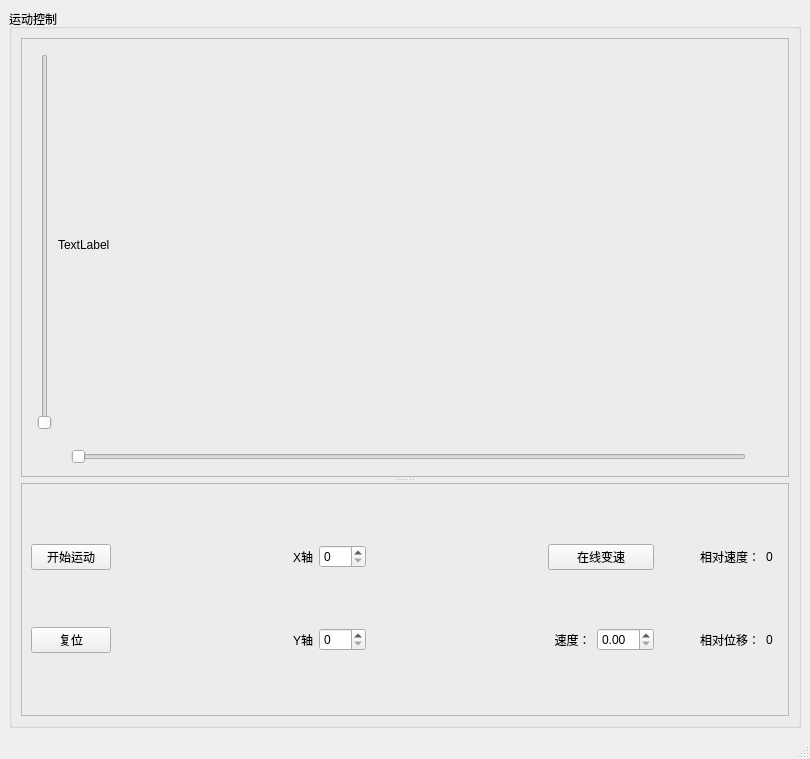
<?xml version="1.0" encoding="UTF-8"?>
<ui version="4.0">
 <class>control_test</class>
 <widget class="QMainWindow" name="control_test">
  <property name="geometry">
   <rect>
    <x>0</x>
    <y>0</y>
    <width>810</width>
    <height>759</height>
   </rect>
  </property>
  <property name="windowTitle">
   <string>MainWindow</string>
  </property>
  <widget class="QWidget" name="centralwidget">
   <layout class="QGridLayout" name="gridLayout_4">
    <item row="0" column="0">
     <widget class="QGroupBox" name="groupBox">
      <property name="title">
       <string>运动控制</string>
      </property>
      <layout class="QGridLayout" name="gridLayout_3">
       <item row="0" column="0">
        <widget class="QSplitter" name="splitter">
         <property name="orientation">
          <enum>Qt::Vertical</enum>
         </property>
         <property name="handleWidth">
          <number>6</number>
         </property>
         <widget class="QFrame" name="frame_2">
          <property name="frameShape">
           <enum>QFrame::StyledPanel</enum>
          </property>
          <property name="frameShadow">
           <enum>QFrame::Raised</enum>
          </property>
          <layout class="QGridLayout" name="gridLayout_2">
           <item row="1" column="1">
            <widget class="QSlider" name="sld_Y">
             <property name="maximum">
              <number>100</number>
             </property>
             <property name="orientation">
              <enum>Qt::Vertical</enum>
             </property>
            </widget>
           </item>
           <item row="2" column="0" rowspan="3" colspan="2">
            <spacer name="verticalSpacer_2">
             <property name="orientation">
              <enum>Qt::Vertical</enum>
             </property>
             <property name="sizeHint" stdset="0">
              <size>
               <width>20</width>
               <height>37</height>
              </size>
             </property>
            </spacer>
           </item>
           <item row="4" column="2">
            <widget class="QLabel" name="label_2">
             <property name="text">
              <string/>
             </property>
            </widget>
           </item>
           <item row="4" column="4">
            <spacer name="horizontalSpacer_3">
             <property name="orientation">
              <enum>Qt::Horizontal</enum>
             </property>
             <property name="sizeType">
              <enum>QSizePolicy::Fixed</enum>
             </property>
             <property name="sizeHint" stdset="0">
              <size>
               <width>27</width>
               <height>20</height>
              </size>
             </property>
            </spacer>
           </item>
           <item row="0" column="2" rowspan="4" colspan="3">
            <widget class="LabelMap" name="lbl_Map_Show">
             <property name="enabled">
              <bool>true</bool>
             </property>
             <property name="text">
              <string>TextLabel</string>
             </property>
            </widget>
           </item>
           <item row="4" column="3">
            <widget class="QSlider" name="sld_X">
             <property name="maximum">
              <number>100</number>
             </property>
             <property name="orientation">
              <enum>Qt::Horizontal</enum>
             </property>
            </widget>
           </item>
          </layout>
         </widget>
         <widget class="QFrame" name="frame">
          <property name="frameShape">
           <enum>QFrame::StyledPanel</enum>
          </property>
          <property name="frameShadow">
           <enum>QFrame::Raised</enum>
          </property>
          <layout class="QGridLayout" name="gridLayout">
           <item row="2" column="10">
            <widget class="QLabel" name="lbl_Displacement">
             <property name="text">
              <string>相对位移：</string>
             </property>
            </widget>
           </item>
           <item row="1" column="3">
            <widget class="QSpinBox" name="spb_X">
             <property name="maximum">
              <number>100</number>
             </property>
            </widget>
           </item>
           <item row="2" column="11" colspan="2">
            <widget class="QLabel" name="lbl_Displacement_Relative">
             <property name="text">
              <string>0</string>
             </property>
            </widget>
           </item>
           <item row="1" column="8">
            <spacer name="horizontalSpacer_7">
             <property name="orientation">
              <enum>Qt::Horizontal</enum>
             </property>
             <property name="sizeType">
              <enum>QSizePolicy::Fixed</enum>
             </property>
             <property name="sizeHint" stdset="0">
              <size>
               <width>40</width>
               <height>20</height>
              </size>
             </property>
            </spacer>
           </item>
           <item row="2" column="6">
            <widget class="QDoubleSpinBox" name="dspn_V"/>
           </item>
           <item row="1" column="5" colspan="2">
            <widget class="QPushButton" name="btn_Change_V">
             <property name="text">
              <string>在线变速</string>
             </property>
            </widget>
           </item>
           <item row="2" column="1">
            <spacer name="horizontalSpacer_4">
             <property name="orientation">
              <enum>Qt::Horizontal</enum>
             </property>
             <property name="sizeType">
              <enum>QSizePolicy::Expanding</enum>
             </property>
             <property name="sizeHint" stdset="0">
              <size>
               <width>60</width>
               <height>20</height>
              </size>
             </property>
            </spacer>
           </item>
           <item row="2" column="5">
            <widget class="QLabel" name="lbl_V">
             <property name="text">
              <string>  速度：</string>
             </property>
            </widget>
           </item>
           <item row="2" column="4">
            <spacer name="horizontalSpacer_5">
             <property name="orientation">
              <enum>Qt::Horizontal</enum>
             </property>
             <property name="sizeType">
              <enum>QSizePolicy::Expanding</enum>
             </property>
             <property name="sizeHint" stdset="0">
              <size>
               <width>40</width>
               <height>20</height>
              </size>
             </property>
            </spacer>
           </item>
           <item row="2" column="0">
            <widget class="QPushButton" name="btn_Reset">
             <property name="text">
              <string>复位</string>
             </property>
            </widget>
           </item>
           <item row="2" column="8">
            <spacer name="horizontalSpacer_6">
             <property name="orientation">
              <enum>Qt::Horizontal</enum>
             </property>
             <property name="sizeType">
              <enum>QSizePolicy::Fixed</enum>
             </property>
             <property name="sizeHint" stdset="0">
              <size>
               <width>40</width>
               <height>20</height>
              </size>
             </property>
            </spacer>
           </item>
           <item row="1" column="0">
            <widget class="QPushButton" name="btn_start">
             <property name="text">
              <string>开始运动</string>
             </property>
            </widget>
           </item>
           <item row="1" column="11">
            <widget class="QLabel" name="lbl_Relative_V">
             <property name="text">
              <string>0</string>
             </property>
            </widget>
           </item>
           <item row="1" column="1">
            <spacer name="horizontalSpacer_2">
             <property name="orientation">
              <enum>Qt::Horizontal</enum>
             </property>
             <property name="sizeType">
              <enum>QSizePolicy::Fixed</enum>
             </property>
             <property name="sizeHint" stdset="0">
              <size>
               <width>40</width>
               <height>20</height>
              </size>
             </property>
            </spacer>
           </item>
           <item row="1" column="2">
            <widget class="QLabel" name="lbl_X">
             <property name="text">
              <string>X轴</string>
             </property>
            </widget>
           </item>
           <item row="1" column="10">
            <widget class="QLabel" name="label">
             <property name="text">
              <string>相对速度：</string>
             </property>
            </widget>
           </item>
           <item row="2" column="2">
            <widget class="QLabel" name="lbl_Y">
             <property name="text">
              <string>Y轴</string>
             </property>
            </widget>
           </item>
           <item row="1" column="4">
            <spacer name="horizontalSpacer">
             <property name="orientation">
              <enum>Qt::Horizontal</enum>
             </property>
             <property name="sizeHint" stdset="0">
              <size>
               <width>171</width>
               <height>20</height>
              </size>
             </property>
            </spacer>
           </item>
           <item row="2" column="3">
            <widget class="QSpinBox" name="spb_Y">
             <property name="maximum">
              <number>100</number>
             </property>
            </widget>
           </item>
          </layout>
         </widget>
        </widget>
       </item>
      </layout>
     </widget>
    </item>
   </layout>
  </widget>
  <widget class="QMenuBar" name="menubar">
   <property name="geometry">
    <rect>
     <x>0</x>
     <y>0</y>
     <width>810</width>
     <height>26</height>
    </rect>
   </property>
  </widget>
  <widget class="QStatusBar" name="statusbar"/>
 </widget>
 <customwidgets>
  <customwidget>
   <class>LabelMap</class>
   <extends>QLabel</extends>
   <header location="global">labelmap.h</header>
  </customwidget>
 </customwidgets>
 <resources/>
 <connections/>
</ui>
